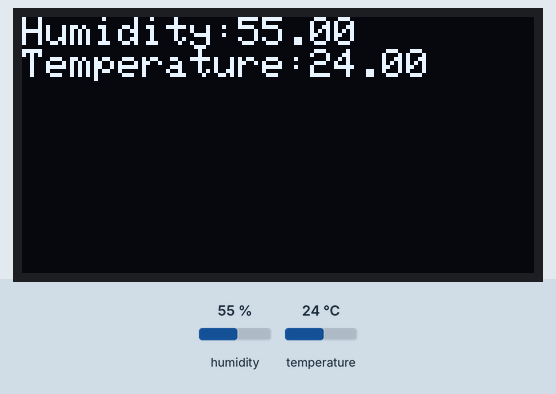
This sketch was run on a simulated Arduino Uno, built with avr-gcc and run on an emulated ATmega328P. Shown: 128×64 one-colour display. The test bench sets the inputs (shaded band); at power-on: humidity 55 %, temperature 24 °C. The display library's start-up logo is not drawn; what the sketch prints to the serial monitor is not drawn.

Above: at 1.2 s.
1.3 s: humidity set to 22 %
At 2.1 s:
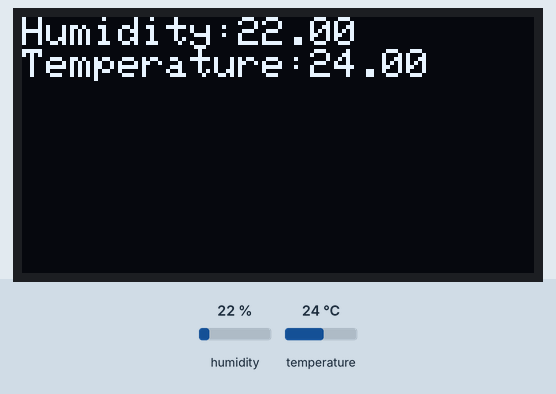
2.9 s: temperature set to 12 °C
At 3.9 s:
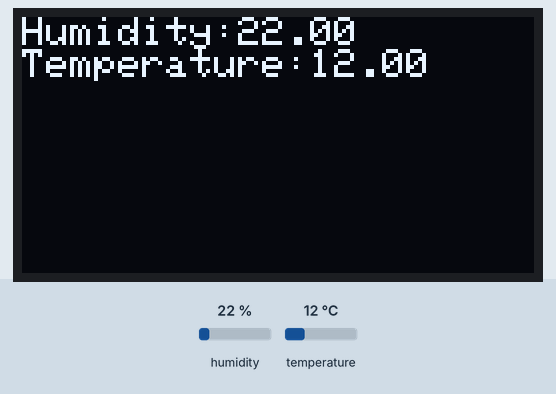
4.6 s: humidity set to 40 %
At 5.7 s:
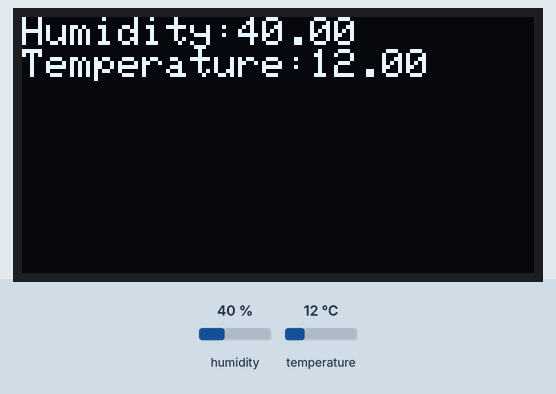
6.3 s: temperature set to 19 °C
Timing chart, 0 to 9.0 s (numbered marks = the images above; inputs shaded):
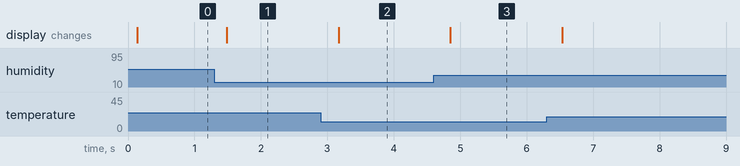

The sketch:

new_OLED.ino
```cpp
#include <dht.h>
#include <SPI.h>
#include <Wire.h>
#include <Adafruit_GFX.h>
#include <Adafruit_SSD1306.h>
float str1,str2;
dht DHT;
//#define OLED_MOSI  D7
//#define OLED_CLK   D5
//#define OLED_DC    D0
//#define OLED_CS    D8
//#define OLED_RESET D3
#define DHT22_PIN A2
#define OLED_RESET 4
Adafruit_SSD1306 display(OLED_RESET);

#define NUMFLAKES 10
#define XPOS 0
#define YPOS 1
#define DELTAY 2
void setup()
{
  Serial.begin(9600);
  Wire.begin();
  display.begin(SSD1306_SWITCHCAPVCC);//初始化
  display.display();
  display.clearDisplay();
  Serial.println("DHT TEST PROGRAM ");
  Serial.print("LIBRARY VERSION: ");
  Serial.println(DHT_LIB_VERSION);
  Serial.println();
  Serial.println("Type,\tstatus,\tHumidity (%),\tTemperature (C)");
}
void loop()
{
  Serial.print("DHT22, \t");
  int chk = DHT.read22(DHT22_PIN);  //读取数据
  switch (chk)
  {
    case DHTLIB_OK:
                Serial.print("OK,\t");
                break;
    case DHTLIB_ERROR_CHECKSUM:
                Serial.print("Checksum error,\t");
                break;
    case DHTLIB_ERROR_TIMEOUT:
                Serial.print("Time out error,\t");
                break;
    default:
                Serial.print("Unknown error,\t");
                break;
  }
  // 显示数据
  Serial.print(DHT.humidity, 1);
  Serial.print(",\t");
  Serial.println(DHT.temperature, 1);

  display.setTextSize(1);
  display.setTextColor(WHITE);
  display.setCursor(0,0);
  //DHT22.read(PIN_DHT22);
 // Serial.print("Humidity: ");
 // Serial.println((float)DHT22.humidity, 2);  //串口显示
  str1=DHT.humidity;
  display.print("Humidity:");
  display.println(str1);
 // Serial.print("Temperature: ");
 // Serial.println((float)DHT22.temperature, 2);//串口显示
  str2=DHT.temperature;
  display.print("Temperature:");
  display.println(str2);
  display.display();//显示出来
  delay(300);
  display.clearDisplay();
}
```

Measured:
- after the input at 1.3 s, the display: changes after 0.19 s (image 1)
- after the input at 2.9 s, the display: changes after 0.27 s (image 2)
- after the input at 4.6 s, the display: changes after 0.25 s (image 3)
